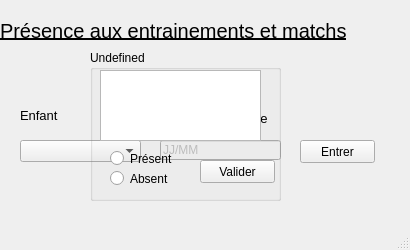
<?xml version="1.0" encoding="UTF-8"?>
<ui version="4.0">
 <class>MainWindow</class>
 <widget class="QMainWindow" name="MainWindow">
  <property name="geometry">
   <rect>
    <x>0</x>
    <y>0</y>
    <width>410</width>
    <height>250</height>
   </rect>
  </property>
  <property name="windowTitle">
   <string>MainWindow</string>
  </property>
  <widget class="QWidget" name="centralwidget">
   <widget class="QPushButton" name="entrer">
    <property name="geometry">
     <rect>
      <x>300</x>
      <y>140</y>
      <width>75</width>
      <height>23</height>
     </rect>
    </property>
    <property name="cursor">
     <cursorShape>PointingHandCursor</cursorShape>
    </property>
    <property name="text">
     <string>Entrer</string>
    </property>
   </widget>
   <widget class="QComboBox" name="user">
    <property name="enabled">
     <bool>true</bool>
    </property>
    <property name="geometry">
     <rect>
      <x>20</x>
      <y>140</y>
      <width>121</width>
      <height>22</height>
     </rect>
    </property>
    <property name="acceptDrops">
     <bool>false</bool>
    </property>
    <property name="styleSheet">
     <string notr="true">H</string>
    </property>
    <property name="editable">
     <bool>false</bool>
    </property>
   </widget>
   <widget class="QLineEdit" name="pw">
    <property name="enabled">
     <bool>false</bool>
    </property>
    <property name="geometry">
     <rect>
      <x>160</x>
      <y>140</y>
      <width>121</width>
      <height>20</height>
     </rect>
    </property>
    <property name="layoutDirection">
     <enum>Qt::LeftToRight</enum>
    </property>
    <property name="text">
     <string>JJ/MM</string>
    </property>
    <property name="frame">
     <bool>true</bool>
    </property>
    <property name="dragEnabled">
     <bool>false</bool>
    </property>
    <property name="readOnly">
     <bool>false</bool>
    </property>
    <property name="clearButtonEnabled">
     <bool>false</bool>
    </property>
   </widget>
   <widget class="QLabel" name="enfant">
    <property name="geometry">
     <rect>
      <x>20</x>
      <y>100</y>
      <width>91</width>
      <height>31</height>
     </rect>
    </property>
    <property name="font">
     <font>
      <pointsize>10</pointsize>
     </font>
    </property>
    <property name="text">
     <string>Enfant</string>
    </property>
   </widget>
   <widget class="QLabel" name="date">
    <property name="geometry">
     <rect>
      <x>160</x>
      <y>110</y>
      <width>191</width>
      <height>16</height>
     </rect>
    </property>
    <property name="font">
     <font>
      <pointsize>10</pointsize>
     </font>
    </property>
    <property name="text">
     <string>Date de naissance</string>
    </property>
    <property name="scaledContents">
     <bool>false</bool>
    </property>
    <property name="wordWrap">
     <bool>false</bool>
    </property>
    <property name="openExternalLinks">
     <bool>false</bool>
    </property>
   </widget>
   <widget class="QLabel" name="title">
    <property name="geometry">
     <rect>
      <x>0</x>
      <y>0</y>
      <width>381</width>
      <height>61</height>
     </rect>
    </property>
    <property name="font">
     <font>
      <pointsize>15</pointsize>
      <underline>true</underline>
     </font>
    </property>
    <property name="autoFillBackground">
     <bool>false</bool>
    </property>
    <property name="text">
     <string>Présence aux entrainements et matchs</string>
    </property>
   </widget>
   <widget class="QGroupBox" name="evenement">
    <property name="enabled">
     <bool>true</bool>
    </property>
    <property name="geometry">
     <rect>
      <x>90</x>
      <y>50</y>
      <width>191</width>
      <height>151</height>
     </rect>
    </property>
    <property name="title">
     <string>Undefined</string>
    </property>
    <property name="flat">
     <bool>false</bool>
    </property>
    <property name="checkable">
     <bool>false</bool>
    </property>
    <widget class="QPlainTextEdit" name="detail">
     <property name="geometry">
      <rect>
       <x>10</x>
       <y>20</y>
       <width>161</width>
       <height>71</height>
      </rect>
     </property>
     <property name="plainText">
      <string/>
     </property>
    </widget>
    <widget class="QRadioButton" name="present_2">
     <property name="geometry">
      <rect>
       <x>20</x>
       <y>100</y>
       <width>82</width>
       <height>17</height>
      </rect>
     </property>
     <property name="text">
      <string>Présent</string>
     </property>
    </widget>
    <widget class="QRadioButton" name="absent">
     <property name="geometry">
      <rect>
       <x>20</x>
       <y>120</y>
       <width>82</width>
       <height>17</height>
      </rect>
     </property>
     <property name="text">
      <string>Absent</string>
     </property>
    </widget>
    <widget class="QPushButton" name="valider">
     <property name="geometry">
      <rect>
       <x>110</x>
       <y>110</y>
       <width>75</width>
       <height>23</height>
      </rect>
     </property>
     <property name="text">
      <string>Valider</string>
     </property>
    </widget>
   </widget>
   <zorder>pw</zorder>
   <zorder>entrer</zorder>
   <zorder>user</zorder>
   <zorder>enfant</zorder>
   <zorder>date</zorder>
   <zorder>title</zorder>
   <zorder>evenement</zorder>
  </widget>
  <widget class="QMenuBar" name="menubar">
   <property name="geometry">
    <rect>
     <x>0</x>
     <y>0</y>
     <width>410</width>
     <height>21</height>
    </rect>
   </property>
  </widget>
  <widget class="QStatusBar" name="statusbar"/>
 </widget>
 <resources/>
 <connections/>
</ui>
